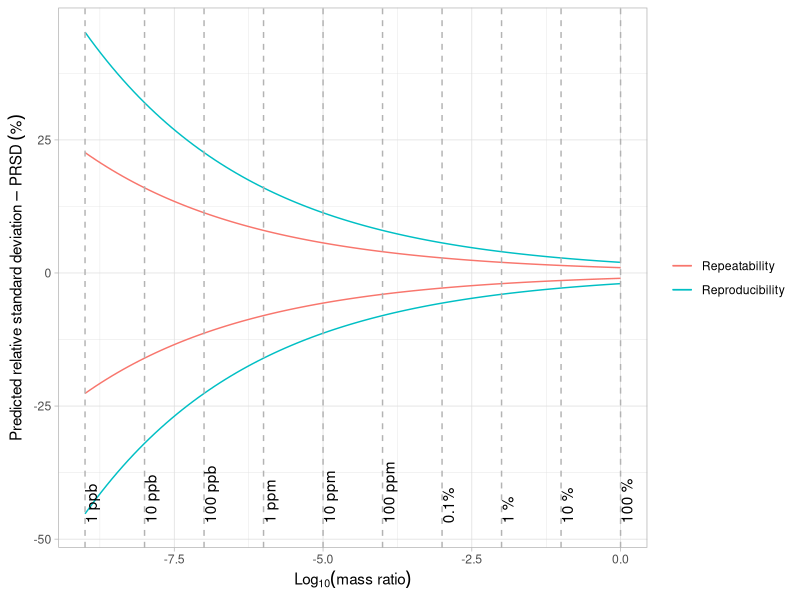

Source code (R):
## ---- chunk 1
knitr::opts_chunk$set(collapse = TRUE)
## ---- chunk 2
PRSDR<-function(conc, unit){
  # Converting to mass ratio units
  if (unit== "massratio") {
    mr=conc
  } else if (unit== "percentage") {
    mr=conc/100
  } else if (unit== "%") {
    mr=conc/100
  } else if (unit== "ppm") {
    mr=conc/1000000
  } else if (unit== "ppb") {
    mr=conc/1000000000
  } else if (unit== "ppt") {
    mr=conc/1000000000000
  } else {
    warning("Please define one Concentration Unit: massratio, %, percentage, ppm, ppb,
          ppt")
  }

  # Compute the Horwitz reproducibility standard deviation
  2*(mr^-0.1505)

}

## ---- chunk 3
conc <- seq(from = log10(1e-9), to = log10(1), length.out = 100)

PRSDR_R <- PRSDR(10^(conc), "massratio")

Hor_tru <- data.frame(conc, PRSDR_R)

library(ggplot2)

events <- data.frame(conc2 = c(log10(1),
                               log10(0.1),
                               log10(0.01),
                               log10(0.001),
                               log10(100/1e6),
                               log10(10/1e6),
                               log10(1/1e6),
                               log10(100/1e9),
                               log10(10/1e9),
                               log10(1/1e9)),
                     text = c('100 %',
                              "10 %",
                              '1 %',
                              "0.1%",
                              "100 ppm",
                              "10 ppm",
                              "1 ppm",
                              "100 ppb",
                              "10 ppb",
                              "1 ppb"))

p<-ggplot(Hor_tru, aes(x=conc, y=PRSDR_R))+
  geom_line(aes(color="Reproducibility"))+
  geom_line(aes(y=-PRSDR_R, color="Reproducibility"))+
  geom_line(aes(y= PRSDR_R/2, color="Repeatability"))+
  geom_line(aes(y=-PRSDR_R/2, color="Repeatability"))+
  geom_vline(data = events, aes(xintercept = conc2), linetype=2, color="gray70")+
  geom_text(data = events, mapping = aes(label = text, x=conc2, y=-47), angle = 90, hjust = 0, vjust= 1)+
  xlab(expression(Log[10](mass~ratio)))+
  ylab(expression(Predicted~relative~standard~deviation-PRSD~("%")))+
  theme_light()+
  theme(legend.title = element_blank())
p


